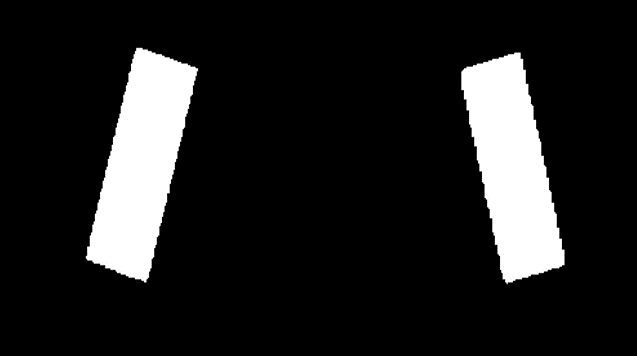
#> input picture Vision Computacional/VisionTarget.png, 637 x 356 px
$ python TestCorners.py   (older library calls are emulated)
#> lines starting #> are read from the running program, lines starting #| are printed output that depends on the picture; after the words box and inside, x2 and y2 are one past the last pixel; in counts of white or black regions, pixels touching at a corner belong together; long printed decimals are rounded
import numpy as np
import cv2
import array
import math

img = cv2.imread("VisionTarget.png")
#> img is the input picture: shape (356, 637, 3); min 0, max 255, mean 32
img = cv2.cvtColor(img,cv2.COLOR_BGR2GRAY)
#> img: shape (356, 637)
img = cv2.Canny(img, 100, 200)
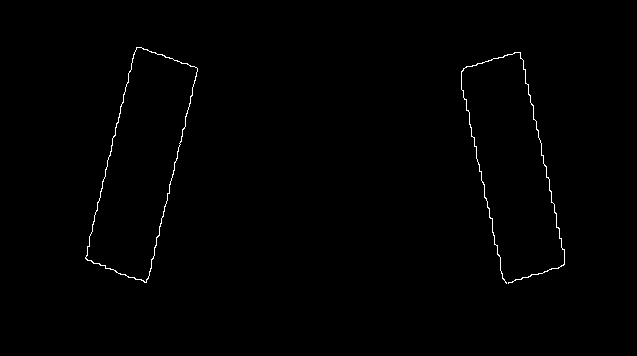
#> img: shape (356, 637); 0.56% white in thin lines or dots, all inside (x1, y1, x2, y2) = (85, 47, 565, 284)

img, contours, hierarchy = cv2.findContours(img, cv2.RETR_EXTERNAL ,cv2.CHAIN_APPROX_SIMPLE )
#> contours = 2 contours; box (x1, y1, x2, y2) and area: (85, 47, 198, 283) 14482, (461, 52, 565, 284) 77

gray = cv2.cvtColor(img, cv2.COLOR_GRAY2BGR)

corners = []

# gray = cv2.drawContours(gray, contours, -1, (0,255,0), 3)
for c in contours:
    rect = cv2.minAreaRect(c)
    box = cv2.boxPoints(rect)
    box = np.int0(box)
    print(rect)

    TopLeftX = int(rect[0][0] - rect[1][0]/2)
    TopLeftY = int(rect[0][1] - rect[1][1]/2)

    TopRightX = int(rect[0][0] + rect[1][0]/2)
    TopRightY = int(rect[0][1] - rect[1][1]/2)


    BottomLeftX = int(rect[0][0] - rect[1][0]/2)
    BottomLeftY = int(rect[0][1] + rect[1][1]/2)


    BottomRightX = int(rect[0][0] + rect[1][0]/2)
    BottomRightY = int(rect[0][1] + rect[1][1]/2)


    distance = ((rect[1][0]/2)**2 + (rect[1][1]/2)**2)**0.5
    angle = math.atan2((rect[1][1]/2), (rect[1][0]/2))
    angle = math.degrees(angle)

    if abs(rect[2]) > 45 :
        angle = math.atan2((rect[1][0]/2), (rect[1][1]/2))
        angle = math.degrees(angle)
        angle = (angle - rect[2]) - 90
    else:
        angle = math.atan2((rect[1][1]/2), (rect[1][0]/2))
        angle = math.degrees(angle)
        angle = (angle - rect[2])

    print (angle)
    print (math.radians(angle))
    offSetX = int(distance * math.cos((math.radians(angle))))
    offSetY = int(distance * math.sin((math.radians(angle))))
    print ((offSetX, offSetY))

    TopRight = (int(rect[0][0] + offSetX), int( rect[0][1] - offSetY))
    BottomLeft = (int(rect[0][0] - offSetX), int( rect[0][1] + offSetY))
    offSetX = int(distance * math.cos((math.radians(180 - angle))))
    offSetY = int(distance * math.sin((math.radians(180 - angle))))

    TopLeft = (int(rect[0][0] - offSetX), int( rect[0][1] + offSetY))
    BottomRight = (int(rect[0][0] + offSetX), int( rect[0][1] - offSetY))

    cv2.circle(gray, TopLeft, 2, (0, 0, 255), 2 )
    cv2.circle(gray, TopRight, 2, (0, 255, 0), 2 )
    cv2.circle(gray, BottomLeft, 2, (255, 0, 0), 2 )
    cv2.circle(gray, BottomRight, 2, (0, 255, 255), 2 )

    corners.append(box[0])
    corners.append(box[1])
    corners.append(box[2])
    corners.append(box[3])
#> this loop made 2 passes
#> (rect, box, TopLeftX, TopLeftY, TopRightX, TopRightY, BottomLeftX, BottomLeftY) on passes 1 to 2: (((512, 167.3), (67.4, 224.6), -12.09), [[502, 284], [455, 64], [521, 50], [568, 270]], 478, 54, 545, 54, 478, 279), (((140.8, 164.1), (227.9, 68.22), -76.58), [[147, 282], [81, 267], [134, 45], [200, 61]], 26, 129, 254, 129, 26, 198)
#| ((512.024, 167.280), (67.399, 224.615), -12.095)
#| 85.392
#| 1.490
#| (9, 116)
#| ((140.842, 164.105), (227.891, 68.224), -76.584)
#| 59.918
#| 1.046
#| (59, 102)
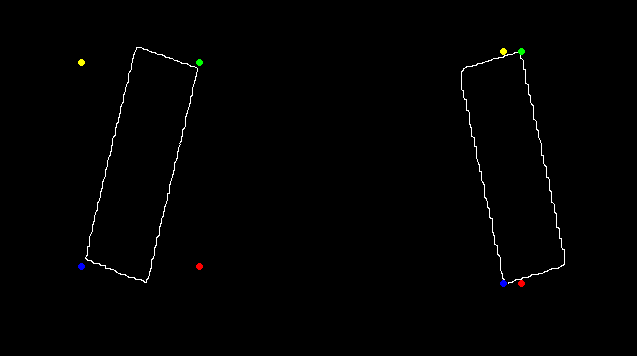
#> gray: shape (356, 637, 3); mean B, G, R 1.5, 1.6, 1.6
#> after the loop, corners = [[502, 284], [455, 64], [521, 50], [568, 270], [147, 282], [81, 267], [134, 45], [200, 61]]

    # [10 lines of commented-out code are left out]

cv2.imshow ("Contours", gray)

cv2.waitKey()
cv2.destroyAllWindows()

$ run again, with Vision Computacional/SceneTargetCorners.png copied over Vision Computacional/VisionTarget.png
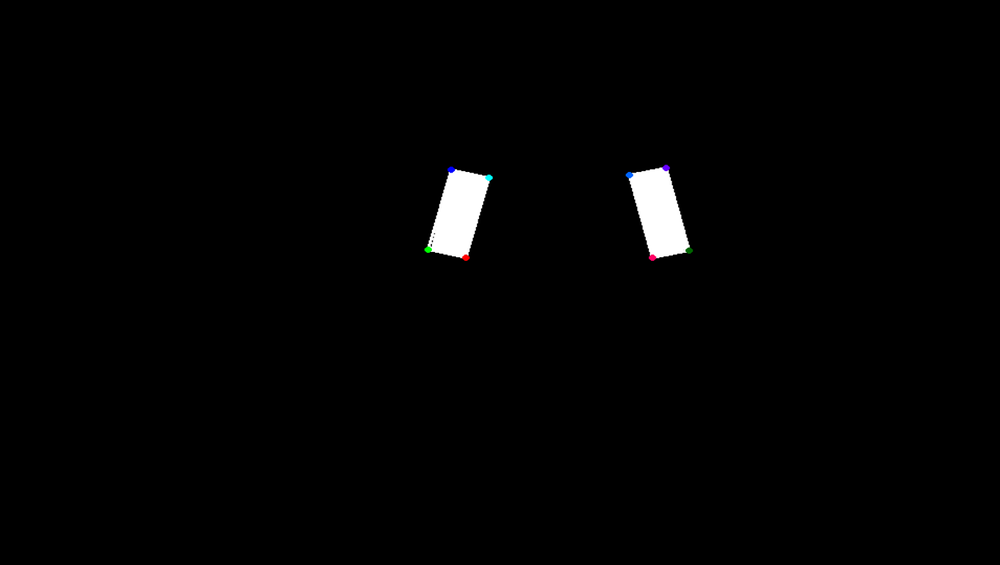
#> input picture Vision Computacional/SceneTargetCorners.png, 1000 x 565 px, shrunk from 1361 x 769 before the run
#> img is the input picture: shape (565, 1000, 3); mean B, G, R 3.2, 3.2, 3.2
#> `img = cv2.Canny(img, 100, 200)`:
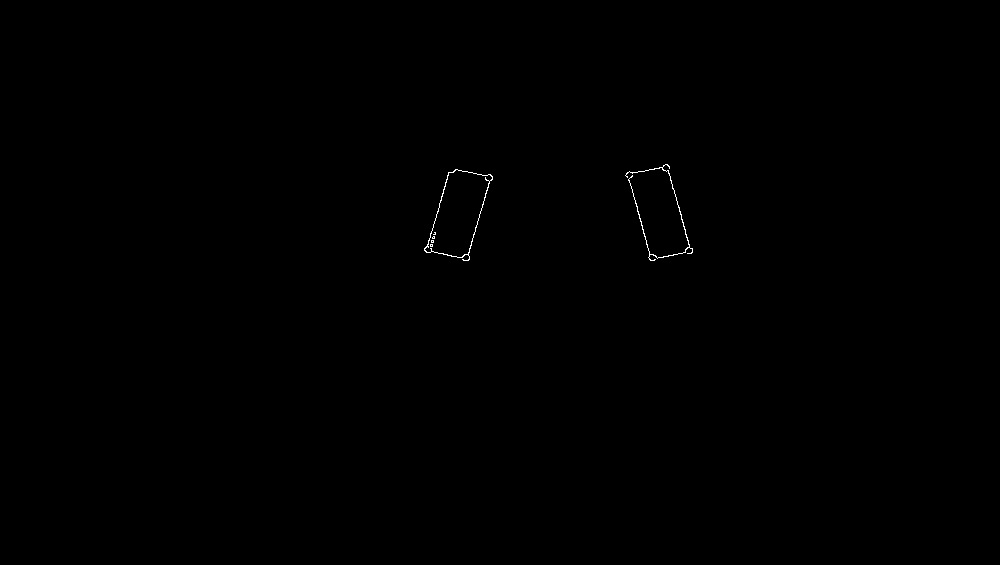
#> img: shape (565, 1000); 0.12% white in thin lines or dots, all inside (x1, y1, x2, y2) = (424, 164, 693, 261)
#> contours = 2 contours; box (x1, y1, x2, y2) and area: (424, 169, 493, 261) 3562, (625, 164, 693, 261) 52
#> the loop `for c in contours:` made 2 passes
#> (rect, box, TopLeftX, TopLeftY, TopRightX, TopRightY, BottomLeftX, BottomLeftY) on passes 1 to 2: (((458.1, 213), (92.65, 46.29), -73.96), [[467, 263], [423, 251], [448, 162], [493, 174]], 411, 189, 504, 189, 411, 236), (((658.7, 212.4), (44.8, 95.7), -15.67), [[650, 264], [624, 172], [667, 160], [693, 252]], 636, 164, 681, 164, 636, 260)
#> (printed output is left out)
#> after the loop `for c in contours:`:
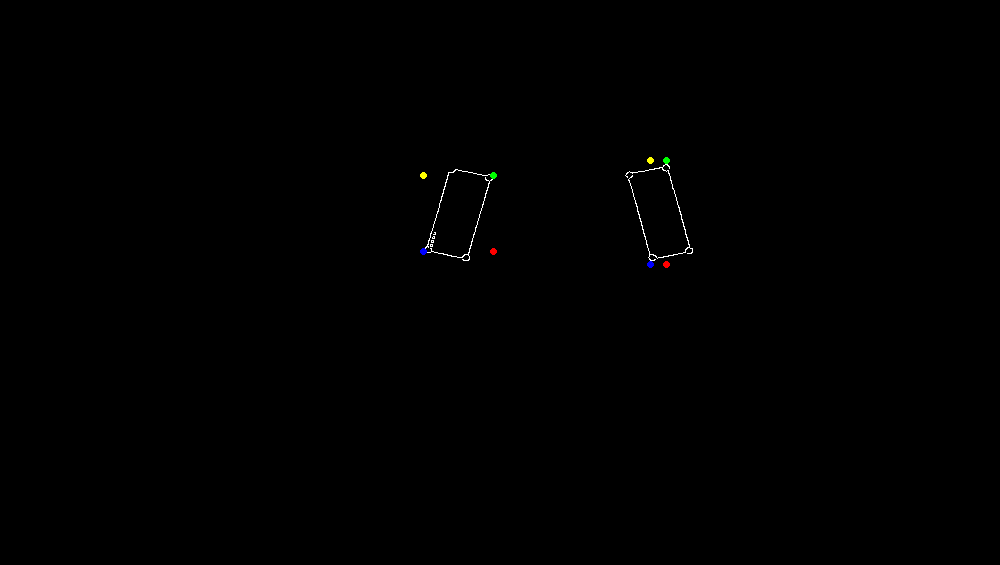
#> gray: shape (565, 1000, 3); mean B, G, R 0.3, 0.4, 0.4
#> after the loop `for c in contours:`: corners = [[467, 263], [423, 251], [448, 162], [493, 174], [650, 264], [624, 172], [667, 160], [693, 252]]

$ run again, with Vision Computacional/TargetCorners.png copied over Vision Computacional/VisionTarget.png
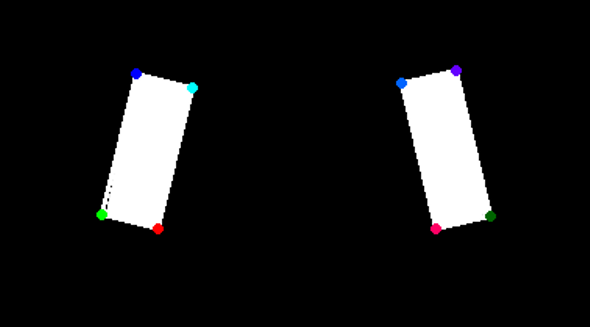
#> input picture Vision Computacional/TargetCorners.png, 590 x 327 px
#> img is the input picture: shape (327, 590, 3); mean B, G, R 24.6, 24.4, 24.4
#> `img = cv2.Canny(img, 100, 200)`:
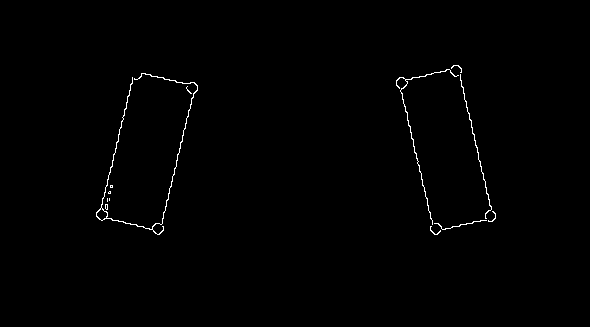
#> img: shape (327, 590); 0.6% white in thin lines or dots, all inside (x1, y1, x2, y2) = (96, 65, 496, 235)
#> contours = 13 contours, 10 with area under 20; largest, box (x1, y1, x2, y2) and area: (96, 73, 198, 235) 187, (396, 69, 459, 225) 50, (460, 74, 492, 219) 30
#> the loop `for c in contours:` made 13 passes
#> (rect, box, TopLeftX, TopLeftY, TopRightX, TopRightY, BottomLeftX, BottomLeftY) on passes 3, 9, 10: (((492.4, 216.9), (11.17, 5.58), -66.04), [[492, 223], [487, 220], [492, 210], [497, 212]], 486, 214, 498, 214, 486, 219), (((188.1, 89.99), (1.98, 8.06), -29.74), [[189, 93], [185, 86], [187, 85], [191, 92]], 187, 85, 189, 85, 187, 94), (((475.9, 145.5), (8.05, 146.3), -10.3), [[485, 218], [458, 74], [466, 72], [492, 216]], 471, 72, 479, 72, 471, 218)
#> (printed output is left out)
#> after the loop `for c in contours:`:
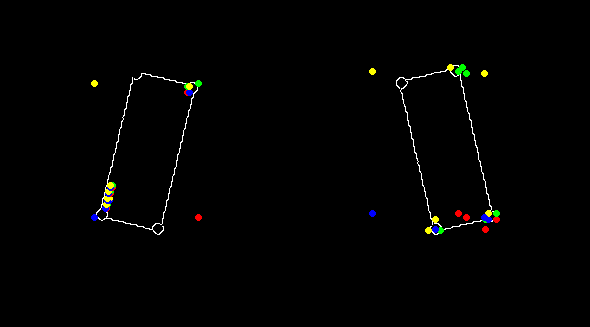
#> gray: shape (327, 590, 3); mean B, G, R 1.7, 2.2, 2.2
#> after the loop `for c in contours:`: corners = 52 pairs, first value 94 to 497, second value 60 to 235
